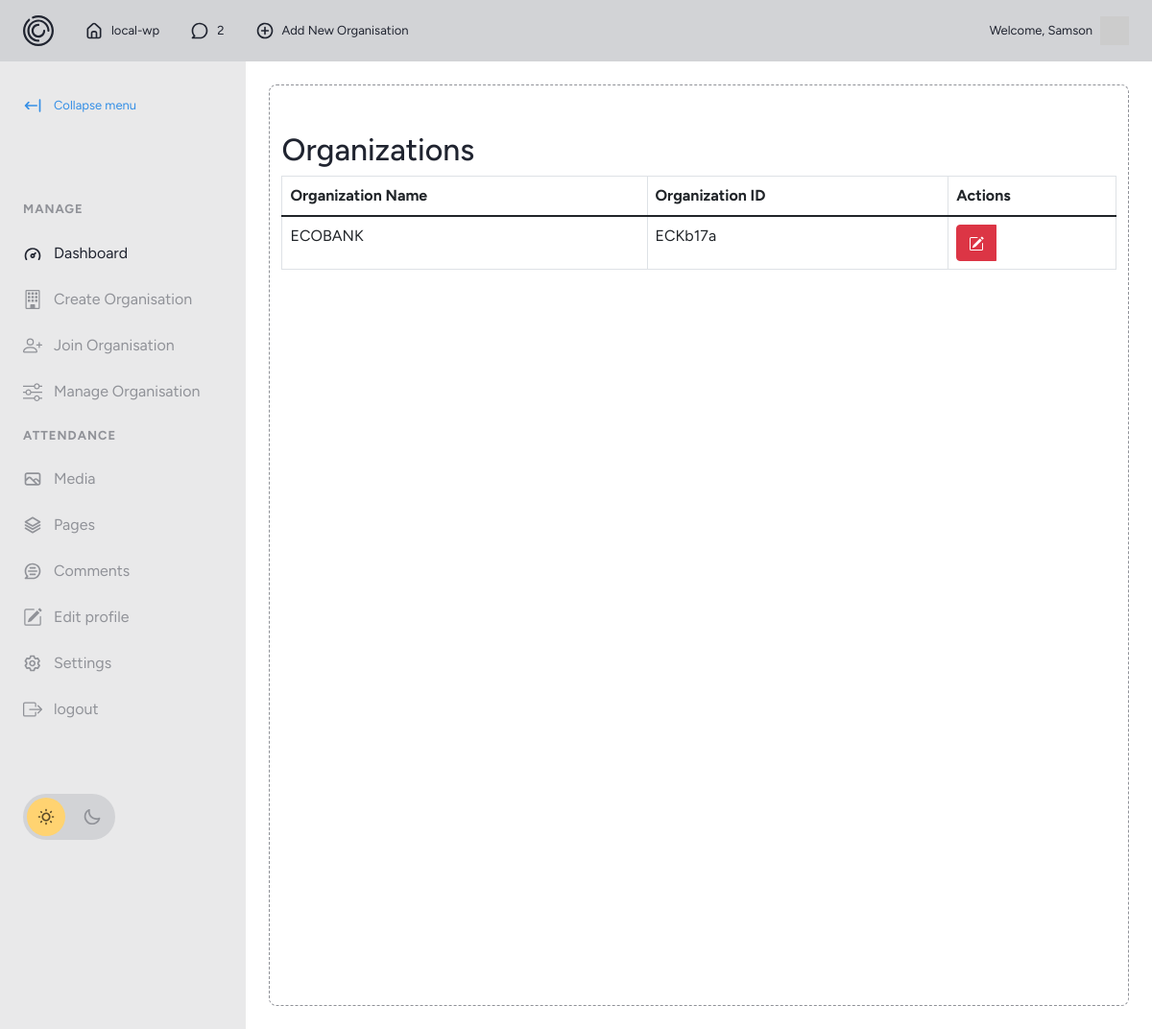
The app's page /manage_org (signed in) with its own data.
### myapp/models.py (models this page shows, shortened)
class User(db.Model, UserMixin):
    __tablename__ = 'users'
    id = db.Column(db.Integer, primary_key=True)
    username = db.Column(db.String(80), unique=True, nullable=False)
    email = db.Column(db.String(150), unique=True, nullable=False)
    password = db.Column(db.String(150))
    created_at = db.Column(db.DateTime(timezone=True), default=func.now())
    organizations = db.relationship('Organization', backref=backref('created_by_users', lazy=True), lazy='dynamic', cascade="all, delete-orphan")

class Organization(db.Model):
    __tablename__ = 'organizations'
    id = db.Column(db.Integer, primary_key=True)
    name = db.Column(db.String(100), nullable=False, unique=True)
    code = db.Column(db.String(20), unique=True, nullable=False)
    user_id = db.Column(db.Integer, db.ForeignKey('users.id'), nullable=False)
    locations = db.relationship('Location', backref='organization', lazy=True, cascade="all, delete-orphan")
    created_by = db.relationship('User', backref=backref('created_organizations', lazy=True), lazy=True)

### myapp/views.py (the view)
@views.route("/manage_org")
@login_required
def manage_org():
    organizations = Organization.query.filter_by(user_id=current_user.id).all()
    return render_template(
        'manage_org.html',
          organizations=organizations,
          name=current_user.username
          )

### myapp/__init__.py (called while the page is built)
def create_app():
    app = Flask(__name__)
    app.config['SECRET_KEY'] = 'helloworld'
    app.config['SQLALCHEMY_DATABASE_URI'] = f"sqlite:///{DB_NAME}"
    db.init_app(app)
    app.config['SQLALCHEMY_TRACK_MODIFICATIONS'] = False
    migrate = Migrate(app, db)
    from .views import views
    from .auth import auth
    app.register_blueprint(views, url_prefix='/')
    app.register_blueprint(auth, url_prefix='/')
    from .models import User
    create_database(app)
    login_manager = LoginManager()
    login_manager.login_view = "auth.login"
    login_manager.init_app(app)
    @login_manager.user_loader
    def load_user(id):
        return User.query.get(int(id))
    return app

### myapp/templates/manage_org.html (shortened to what this page needs)
{% extends "dashboard_base.html" %}
{% block content %}
<div class="container mt-5">
    <h2>Organizations</h2>
    {% if organizations %}
        <table class="table table-bordered">
            <thead class="thead-dark">
                <tr>
                    <th>Organization Name</th>
                    <th>Organization ID</th>
                    <th>Actions</th>
                </tr>
            </thead>
            <tbody>
                {% for organization in organizations %}
                    <tr>
                        <td>{{ organization.name }}</td>
                        <td>{{ organization.code }}</td>
                        <td>
                            <div class="btn-group">
                                <div class="btn btn-danger" type="button" data-bs-toggle="dropdown">
                                </div>
                            </div>
                        </td>
                    </tr>
                {% endfor %}
            </tbody>
        </table>
    {% endif %}
</div>
 {% endblock %}

### myapp/templates/dashboard_base.html (shortened to what this page needs)
  <!DOCTYPE html>
<html lang="en">
<head>
	{% block head %}
	<link rel="stylesheet" href="https://cdn.jsdelivr.net/npm/modern-normalize@1.1.0/modern-normalize.min.css">
	<link href="https://cdn.jsdelivr.net/npm/bootstrap@5.1.3/dist/css/bootstrap.min.css" rel="stylesheet">
	<link rel="stylesheet" href="{{url_for('static', filename='css/dashboard.css')}}">
	<link rel="stylesheet" href="https://cdnjs.cloudflare.com/ajax/libs/font-awesome/6.0.0-beta3/css/all.min.css">
	{% endblock %}
</head>
<body>
	<header id="main-header">
			<nav>
			<ul>
				<li id="main-header__logo">
					<a href="index.html">
						<svg>
							<use xlink:href="#logo"></use>
						</svg>
					</a>
				</li>
				<li>
					<a href="#">
						<svg>
							<use xlink:href="#icon-house"></use>
						</svg>
						<span>local-wp</span>
					</a>
				</li>
				<li>
					<a href="#">
						<svg>
							<use xlink:href="#icon-top-comments"></use>
						</svg>
						<span>2</span>
					</a>
				</li>
				<li>
					<a href="#">
						<svg>
							<use xlink:href="#icon-add"></use>
						</svg>
						<span>Add New Organisation</span>
					</a>
				</li>
			</ul>
			<a href="#">
				<span>Welcome, {{name}}</span>
				<img class="profile_image" src='https://api.dicebear.com/7.x/micah/svg?seed={{name}}'' alt="profile image">
			</a>
		</nav>
	</header>
	<section id="main">
		<div id="sidebar">
			<button id="sidebar__collapse">
				<svg>
					<use xlink:href="#icon-collapse"></use>
				</svg>
				<span>Collapse menu</span>
			</button>
			<nav id="sidebar__nav">
				<ul>
					<li class="menu-heading"><span>Manage</span></li>
					<li>
						<a href="/dashboard" class="active">
							<svg>
								<use xlink:href="#icon-dashboard"></use>
							</svg>
							<span>Dashboard</span>
						</a>
					</li>
					<li>
						<a href="/create_org">
							<span>Create Organisation</span>
						</a>
					</li>
					<li>
						<a href="/join_org">
							<span>Join Organisation</span>
						</a>
					</li>
					{% block menu %}
					<li>
						<a href="/manage_org">
							<span>Manage Organisation</span>
						</a>
					</li>
					<li class="menu-heading"><span>Attendance</span></li>
						<li>
						<a href="#">
							<svg>
								<use xlink:href="#icon-media"></use>
							</svg>
							<span>Media</span>
						</a>
						</li>
						<li>
						<a href="#">
							<svg>
								<use xlink:href="#icon-pages"></use>
							</svg>
							<span>Pages</span>
						</a>
						</li>
						<li>
						<a href="#">
							<svg>
								<use xlink:href="#icon-comments"></use>
							</svg>
							<span>Comments</span>
						</a>
						</li>
					{% endblock %}
<li>
						<a href="#">
							<span>Edit profile</span>
						</a>
					</li>
					<li>
						<a href="#">
							<svg>
								<use xlink:href="#icon-settings"></use>
							</svg>
							<span>Settings</span>
						</a>
					</li>
					<li>
						<a href="/logout">
								<span>logout</span>
						</a>
					</li>
				</ul>
			</nav>
			<div id="sidebar__theme-switcher">
				<svg id="sidebar__theme-switcher__sun">
					<use xlink:href="#icon-sun"></use>
				</svg>
				<svg id="sidebar__theme-switcher__moon">
					<use xlink:href="#icon-moon"></use>
				</svg>
			</div>
		</div>
		<div id="main-content">
			<div id="main-content__container">
				{% block content %}{% endblock %}
			</div>
		</div>
	</section>
</body>
</html>

### records on screen
User: username "Samson"
Organization: name "ECOBANK", code "ECKb17a"
